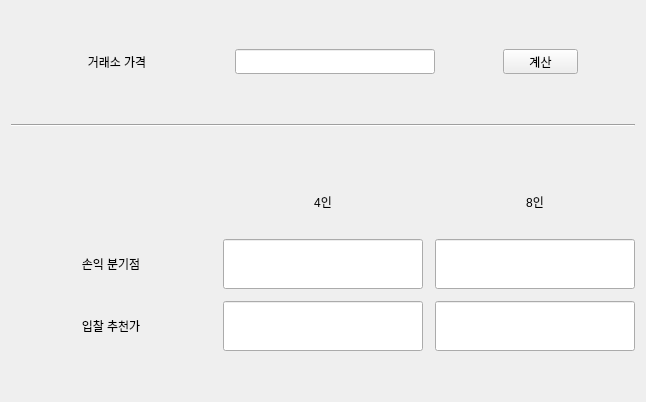
<?xml version="1.0" encoding="UTF-8"?>
<ui version="4.0">
 <class>AuctionCalculator</class>
 <widget class="QWidget" name="AuctionCalculator">
  <property name="geometry">
   <rect>
    <x>0</x>
    <y>0</y>
    <width>632</width>
    <height>402</height>
   </rect>
  </property>
  <property name="windowTitle">
   <string>Form</string>
  </property>
  <layout class="QVBoxLayout" name="vLayoutAuctionCalculator">
   <property name="spacing">
    <number>12</number>
   </property>
   <item>
    <layout class="QHBoxLayout" name="hLayoutInput">
     <item>
      <widget class="QLabel" name="lbMarketPrice">
       <property name="minimumSize">
        <size>
         <width>100</width>
         <height>25</height>
        </size>
       </property>
       <property name="maximumSize">
        <size>
         <width>100</width>
         <height>25</height>
        </size>
       </property>
       <property name="text">
        <string>거래소 가격</string>
       </property>
       <property name="alignment">
        <set>Qt::AlignCenter</set>
       </property>
      </widget>
     </item>
     <item>
      <widget class="QLineEdit" name="lePrice">
       <property name="minimumSize">
        <size>
         <width>200</width>
         <height>25</height>
        </size>
       </property>
       <property name="maximumSize">
        <size>
         <width>200</width>
         <height>25</height>
        </size>
       </property>
       <property name="alignment">
        <set>Qt::AlignLeading|Qt::AlignLeft|Qt::AlignVCenter</set>
       </property>
      </widget>
     </item>
     <item>
      <widget class="QPushButton" name="pbCalc">
       <property name="minimumSize">
        <size>
         <width>75</width>
         <height>25</height>
        </size>
       </property>
       <property name="maximumSize">
        <size>
         <width>75</width>
         <height>25</height>
        </size>
       </property>
       <property name="text">
        <string>계산</string>
       </property>
      </widget>
     </item>
    </layout>
   </item>
   <item>
    <widget class="Line" name="line">
     <property name="orientation">
      <enum>Qt::Horizontal</enum>
     </property>
    </widget>
   </item>
   <item>
    <layout class="QGridLayout" name="gridCalculator">
     <item row="0" column="2">
      <widget class="QLabel" name="lb8P">
       <property name="minimumSize">
        <size>
         <width>200</width>
         <height>50</height>
        </size>
       </property>
       <property name="maximumSize">
        <size>
         <width>200</width>
         <height>50</height>
        </size>
       </property>
       <property name="text">
        <string>8인</string>
       </property>
       <property name="alignment">
        <set>Qt::AlignCenter</set>
       </property>
      </widget>
     </item>
     <item row="0" column="1">
      <widget class="QLabel" name="lb4P">
       <property name="minimumSize">
        <size>
         <width>200</width>
         <height>50</height>
        </size>
       </property>
       <property name="maximumSize">
        <size>
         <width>200</width>
         <height>50</height>
        </size>
       </property>
       <property name="text">
        <string>4인</string>
       </property>
       <property name="alignment">
        <set>Qt::AlignCenter</set>
       </property>
      </widget>
     </item>
     <item row="1" column="0">
      <widget class="QLabel" name="lbBreakEven">
       <property name="minimumSize">
        <size>
         <width>200</width>
         <height>50</height>
        </size>
       </property>
       <property name="maximumSize">
        <size>
         <width>200</width>
         <height>50</height>
        </size>
       </property>
       <property name="text">
        <string>손익 분기점</string>
       </property>
       <property name="alignment">
        <set>Qt::AlignCenter</set>
       </property>
      </widget>
     </item>
     <item row="0" column="0">
      <widget class="QLabel" name="lbDummy">
       <property name="minimumSize">
        <size>
         <width>200</width>
         <height>50</height>
        </size>
       </property>
       <property name="maximumSize">
        <size>
         <width>200</width>
         <height>50</height>
        </size>
       </property>
       <property name="text">
        <string/>
       </property>
       <property name="alignment">
        <set>Qt::AlignCenter</set>
       </property>
      </widget>
     </item>
     <item row="2" column="0">
      <widget class="QLabel" name="lbRecommend">
       <property name="minimumSize">
        <size>
         <width>200</width>
         <height>50</height>
        </size>
       </property>
       <property name="maximumSize">
        <size>
         <width>200</width>
         <height>50</height>
        </size>
       </property>
       <property name="text">
        <string>입찰 추천가</string>
       </property>
       <property name="alignment">
        <set>Qt::AlignCenter</set>
       </property>
      </widget>
     </item>
     <item row="1" column="1">
      <widget class="QLineEdit" name="resultBreakEven4">
       <property name="minimumSize">
        <size>
         <width>200</width>
         <height>50</height>
        </size>
       </property>
       <property name="maximumSize">
        <size>
         <width>200</width>
         <height>50</height>
        </size>
       </property>
       <property name="alignment">
        <set>Qt::AlignCenter</set>
       </property>
       <property name="readOnly">
        <bool>true</bool>
       </property>
      </widget>
     </item>
     <item row="1" column="2">
      <widget class="QLineEdit" name="resultBreakEven8">
       <property name="minimumSize">
        <size>
         <width>200</width>
         <height>50</height>
        </size>
       </property>
       <property name="maximumSize">
        <size>
         <width>200</width>
         <height>50</height>
        </size>
       </property>
       <property name="alignment">
        <set>Qt::AlignCenter</set>
       </property>
       <property name="readOnly">
        <bool>true</bool>
       </property>
      </widget>
     </item>
     <item row="2" column="1">
      <widget class="QLineEdit" name="resultLowest4">
       <property name="minimumSize">
        <size>
         <width>200</width>
         <height>50</height>
        </size>
       </property>
       <property name="maximumSize">
        <size>
         <width>200</width>
         <height>50</height>
        </size>
       </property>
       <property name="alignment">
        <set>Qt::AlignCenter</set>
       </property>
       <property name="readOnly">
        <bool>true</bool>
       </property>
      </widget>
     </item>
     <item row="2" column="2">
      <widget class="QLineEdit" name="resultLowest8">
       <property name="minimumSize">
        <size>
         <width>200</width>
         <height>50</height>
        </size>
       </property>
       <property name="maximumSize">
        <size>
         <width>200</width>
         <height>50</height>
        </size>
       </property>
       <property name="alignment">
        <set>Qt::AlignCenter</set>
       </property>
       <property name="readOnly">
        <bool>true</bool>
       </property>
      </widget>
     </item>
    </layout>
   </item>
  </layout>
 </widget>
 <resources/>
 <connections/>
</ui>
